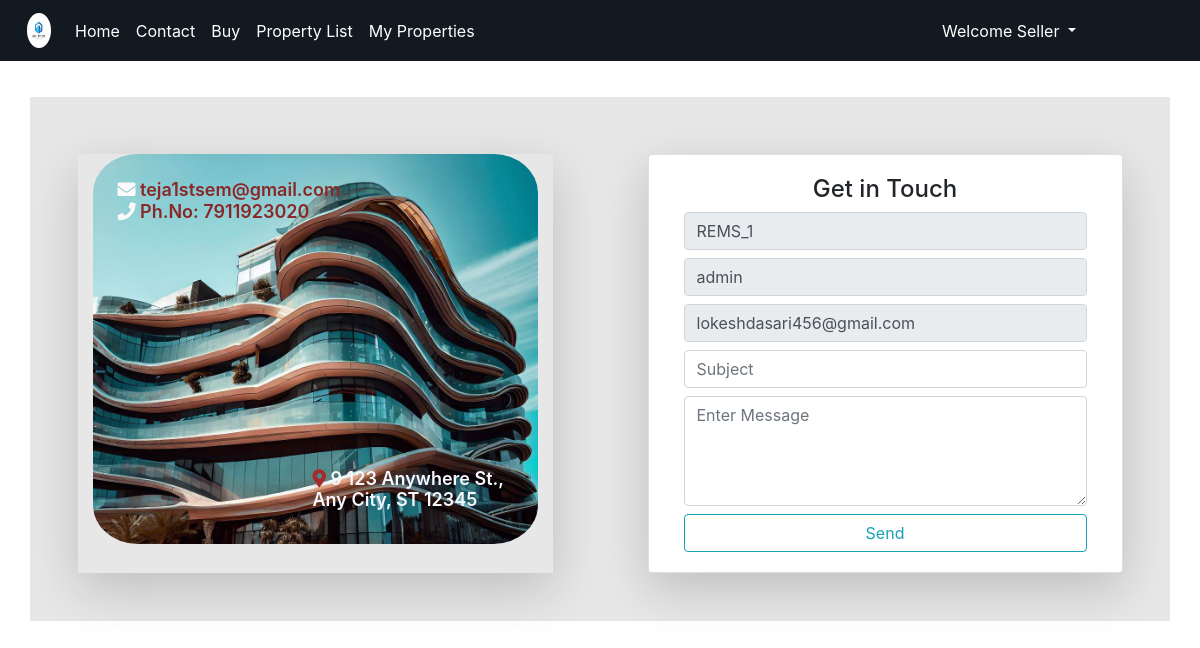
The app's page /mailtoadmin/1/ (signed in) with its own data.
### RApp/models.py (models this page shows)
class User(AbstractUser):
    g = [
        ('0','--- Select Your Gender ---'),
        ('1','Male'),
        ('2','Female'),
    ]
    c=[
        ('0','Guest'),
        ('1','Buyer'),
        ('2','Seller'),
        ('3','Deny')
    ]
    mble = models.CharField(max_length=10,null=True,blank=True)
    gdr = models.CharField(choices=g,default='0',max_length=5)
    role_type_appl=models.CharField(choices=c,default='0',max_length=5)
    role_type=models.CharField(choices=c,default='0',max_length=5)
    eid=models.CharField(max_length=10)
    pfimg=models.ImageField(upload_to='Profiles/',default='pfle.png')

### RApp/views.py (the view, shortened to what this page needs)
# urls.py: path('mailtoadmin/<int:a1>/',views.mailsendtoa,name="msta"),
def mailsendtoa(request,a1):
	n1 = User.objects.get(id = a1)
	b1 = Buymailtosell(instance=n1)
	return render(request,'html/mail_admin_doubts.html',{'g':b1})

### RApp/forms.py
class Buymailtosell(forms.ModelForm):
	class Meta:
		model = User
		fields=["eid","username","email",]
		widgets = {
			"eid":forms.TextInput(attrs={
                "class":"form-control my-2",
                "readonly":"true",
                }),
            "username":forms.TextInput(attrs={
                "class":"form-control my-2",
				"readonly":"true"
                }),
			"email":forms.TextInput(attrs={
                "class":"form-control my-2",
                "readonly":"true",
                }),
		}

### templates/html/mail_admin_doubts.html (shortened to what this page needs)
{% extends 'html/base.html' %}
{% block content %}
  <div class="container test1 lomar1 pb-5">
    <div class="row">
      <div class="col-md-5 mx-auto shadow-lg lo1">
        <div class="cnt1">
          <div class="bg">
            <h4 class="cntinf1"><i class="fas fa-map-marker-alt" style="color: brown;"></i> 9 123 Anywhere St., Any City, ST 12345</h4>
            <h3 class="cntinf2">
              <i class="fas fa-envelope" style="color: snow;"></i> teja1stsem@gmail.com
              <br />
              <i class="fas fa-phone" style="color: snow;"></i> Ph.No: 7911923020
            </h3>
          </div>
        </div>
      </div>
      <div class="card col-5 mx-auto shadow-lg lo1">
        <div class="card-body">
          <h4 id="cntdet">Get in Touch</h4>
          <form method="POST">
            {% for i in g %}
				{{i}}
			{% endfor %}
            <input type="text" name="sb" placeholder="Subject" class="form-control my-2" />
            <textarea class="form-control my-2" rows="4" placeholder="Enter Message" name="msg"></textarea>
            <input type="submit" value="Send" class="btn btn-block btn-outline-info" />
          </form>
        </div>
      </div>
    </div>
  </div>
{% endblock %}

### static/css/style.css (style rules this page uses)
.lo1 { margin-top: 5%; }
.test1 { background: rgba(19, 25, 33,0.10); }
.lomar1 { margin-top: 3%; }
#cntdet { display: flex; justify-content: center; }
.cnt1 { height: 390px; width: 100%; background-image: url("/static/images/contactpage/left.jpeg"); filter: blur(0.2px); background-size: cover; border-radius: 10%; overflow: hidden; }
.bg { background-color: rgb(62, 41, 41); z-index: 2; }
.cntinf1 { width: 250px; position: absolute; bottom: 0; right: 0; padding: 25px; color: rgb(247, 248, 255); font-size: large; font-weight: 600; }
.cntinf2 { position: absolute; top: 0; padding: 25px; color: rgb(138, 40, 40); font-size: large; font-weight: 600; }

### records on screen
User: g "REMS_1" "admin" "lokeshdasari456@gmail.com"
